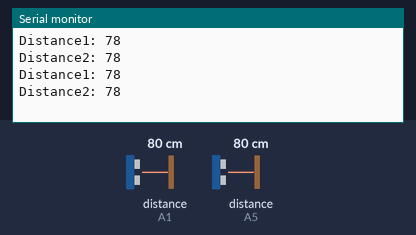
The sketch below on a simulated Arduino Uno, built with avr-gcc and run on an emulated ATmega328P. Shown: the last lines printed to the serial monitor. Wiring (inferred from the names in the program): 2 × ultrasonic range finder: trigger A0, echo A1 / trigger A4, echo A5. The test bench sets the inputs (shaded band); at power-on: distance to the obstacle (sensors on A1, A5) 80 cm. The echo pulse lasts 58.3 µs per cm.

Above: at 1.8 s.
1.9 s: distance to the obstacle (sensor on A1) set to 2 cm
At 2.8 s:
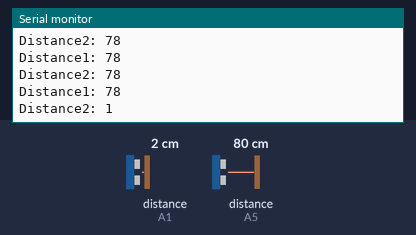
3.4 s: distance to the obstacle (sensor on A5) set to 2 cm
At 4.7 s:
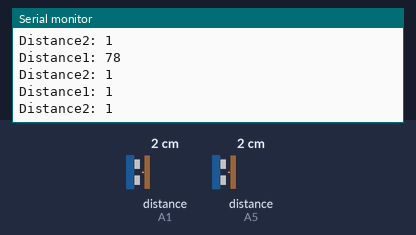
4.9 s: distance to the obstacle (sensor on A1) set to 4 cm
At 5.7 s:
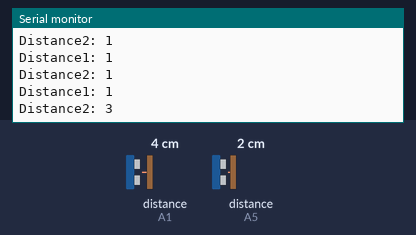
6.4 s: distance to the obstacle (sensor on A5) set to 4 cm
At 7.9 s:
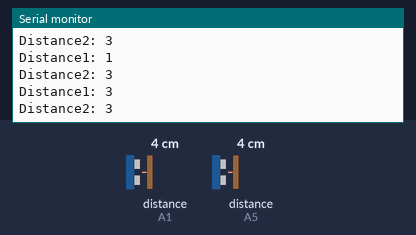
Timing chart, 0 to 8.9 s (numbered marks = the images above; inputs shaded):
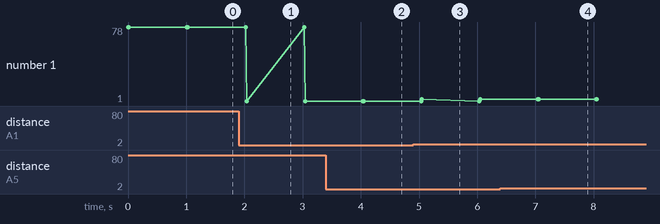

The sketch:

SenzorUltrasonic.ino
```cpp
const int trigPin1 = A4;
const int echoPin1 = A5;
const int trigPin2 = A0;
const int echoPin2 = A1;

long duration;
long distance;

void setup() {
  // put your setup code here, to run once:
  pinMode(trigPin1, OUTPUT); // Sets the trigPin as an Output
  pinMode(echoPin1, INPUT); // Sets the echoPin as an Input
  pinMode(trigPin2, OUTPUT);
  pinMode(echoPin2, INPUT);
  Serial.begin(9600); // Starts the serial communication
}

int getDist(int trigPin, int echoPin) {
  // put your main code here, to run repeatedly:
  digitalWrite(trigPin, LOW);
  delayMicroseconds(2);
  digitalWrite(trigPin, HIGH);
  delayMicroseconds(10);
  digitalWrite(trigPin, LOW);
  // Reads the echoPin, returns the sound wave travel time in microseconds
  duration = pulseIn(echoPin, HIGH);
  // Calculating the distance
  distance= duration*0.034/2;
  // Prints the distance on the Serial Monitor
  return distance;
}

void loop() {
  Serial.print("Distance1: ");
  Serial.println(getDist(trigPin1, echoPin1));
  Serial.print("Distance2: ");
  Serial.println(getDist(trigPin2, echoPin2));
  Serial.print("\n");
  delay(1000);
}
```

Measured:
- after the input at 1.9 s, the serial monitor: prints a new line after 0.14 s (image 1)
- after the input at 3.4 s, the serial monitor: prints a new line after 0.63 s (image 2)
- after the input at 4.9 s, the serial monitor: prints a new line after 0.15 s (image 3)
- after the input at 6.4 s, the serial monitor: prints a new line after 0.64 s (image 4)
- plotted number 1: 1 → 3 after the input at 4.9 s
